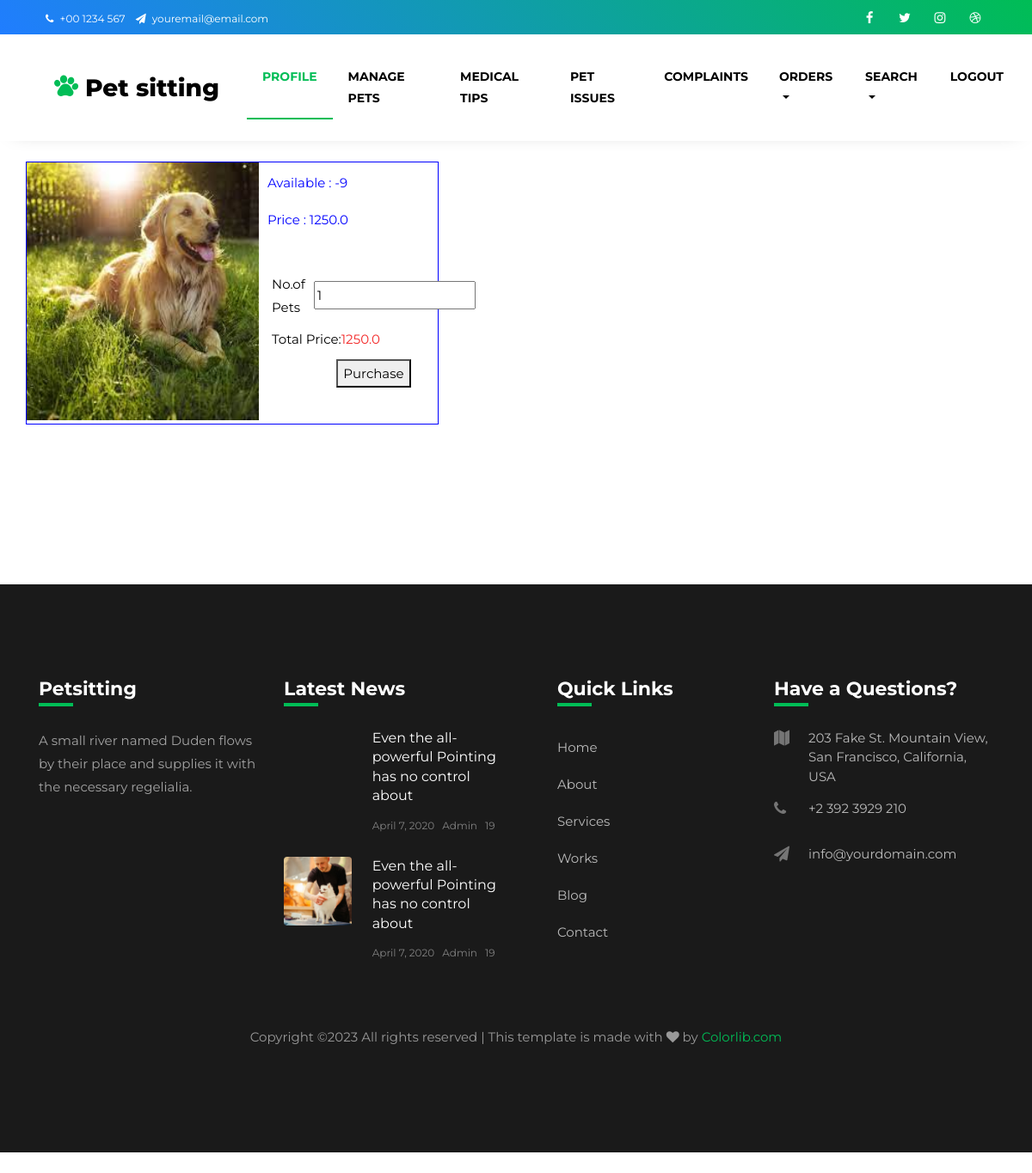
Screenshot of /petowner/buythepet/1/ (signed in) with the database file from the repository.
### ShopOwner/models.py (models this page shows)
class PetSale(models.Model):
    PetSaleColor=models.CharField(max_length=20,null=False)
    PetSaleGender=models.CharField(max_length=20,null=False)
    PetSaleBreed=models.CharField(max_length=20,null=False)
    PetSaleSubCategory=models.ForeignKey(SubCategory,on_delete=models.CASCADE)
    PetSaleBreedCombination1=models.CharField(max_length=20,null=True)
    PetSaleBreedCombination2=models.CharField(max_length=20,null=True)
    PetSaleImage=models.FileField(upload_to="Uploads/PetSaleImages/",null=False)
    PetSaleCertificate=models.FileField(upload_to="Uploads/PetSaleCertificates/",null=False)
    PetSaleCertificateId=models.CharField(max_length=20,null=False)
    PetSaleStock=models.IntegerField(default=0)
    PetSaleRate=models.FloatField(null=False)
    Shop=models.ForeignKey(Shop,on_delete=models.CASCADE)

### PetOwner/views.py (the view)
# urls.py: path('buythepet/<int:pk>/',views.BuythePet,name="Buypet"),
def BuythePet(request,pk):
    pet=PetSale.objects.get(id=pk)
    ownerobj=Customer.objects.get(id=request.session["PetOwnerid"])
    if request.method=='POST':
        BuyPet.objects.create(Pet=pet,PetOwner=ownerobj,No_ofPets=request.POST.get('petnumber'),
                                TotalPrice=request.POST.get('total'),DeliveryAddress=request.POST.get("deladdress"))
        quantity=request.POST.get('petnumber')
        stock=pet.PetSaleStock
        stock=int(stock)-int(quantity)
        pet.PetSaleStock=stock
        pet.save()
        return redirect('/petowner/SearchPets/')
    else:
        return render(request,'PetOwner/BuyPet.html',{'pet':pet})

### PetOwner/templates/PetOwner/BuyPet.html (shortened to what this page needs)
{%  extends 'Guest/HeaderOwner.html' %}
{% load static %}
{% block content %}
    <form action="" method='POST'>
    <div style="display: flex; border: 1px solid blue; width:40%;margin-left: 30px;">
    <div>
        <img src="{{pet.PetSaleImage.url}}" alt="" width="270" height="300">
    </div>
    <div style="margin: 10px;">
        {% if pet.PetSaleStock == 0 %}
        <p style="color:blue;">Not Available <output id="stock" value="{{pet.PetSaleStock}}"></output></p>
        {% else %}
        <p style="color:blue;">Available :  <output id="stock" value="{{pet.PetSaleStock}}">{{pet.PetSaleStock}}</output> </p>
        {% endif %}
      <p style="color:blue;">Price : <output id="price" value="{{pet.PetSaleRate}}">{{pet.PetSaleRate}}</output> </p>  <br>
            <table cellpadding=5>
                <tr>
                    <td>No.of Pets</td>
                    <td><input type="number" min="1" name="petnumber" value="1" id="petnumber" required onchange="myFunction()"> </td>
                </tr>
                <tr>
                    <td colspan="2">Total Price:<output id="result"  name="result" style="color: rgb(243, 39, 39);">{{pet.PetSaleRate}} </output>
                    </td>
                </tr>
                <tr>
                    <td colspan="2" align="center">
                        <button type="button"  name="btn" id="purchase" onclick="myPurchase()">Purchase</button>
                    </td>
                </tr>
            </table>
            <br>
    </div>
</div>
</form>
<br><br><br><br><br><br>
{%  include 'Guest/Footer.html' %}
{% endblock %}

### rows the page displays
PetSale: PetSaleImage (picture), PetSaleStock "-9", PetSaleRate "1250.0"
